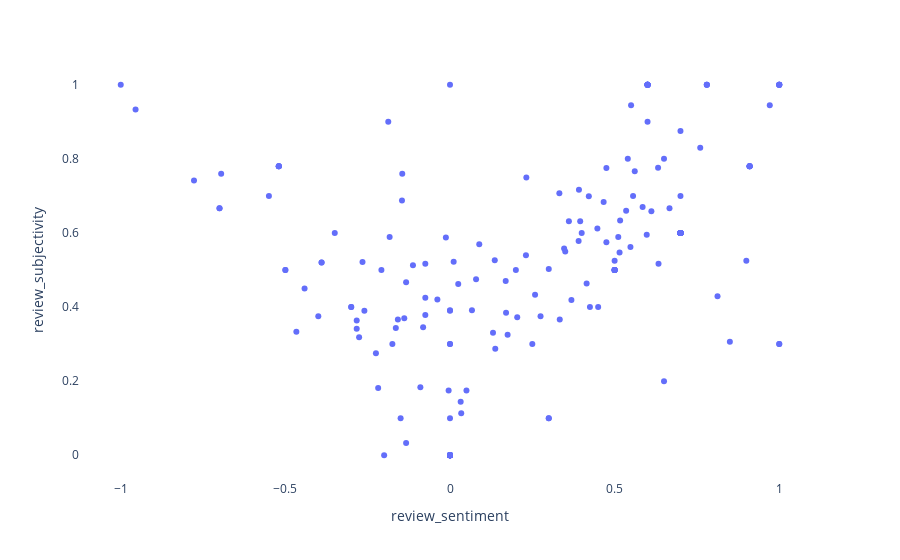

Source (notebook cell):
### Code cell
background_color = 'White'
fig = px.scatter(product, x ='review_sentiment',y='review_subjectivity')
fig.update_layout(
        plot_bgcolor=background_color)
fig.show()

### Figure 1 — Plotly figure (JSON) as saved in the notebook; plotly's stock layout.template omitted (floating-point values rounded to 4 significant figures; data arrays with more than 128 entries replaced by an {"elided": "..."} marker saying what was removed)
{"data": [{"hovertemplate": "review_sentiment=%{x}<br>review_subjectivity=%{y}<extra></extra>", "legendgroup": "", "marker": {"color": "#636efa", "symbol": "circle"}, "mode": "markers", "name": "", "orientation": "v", "showlegend": false, "type": "scatter", "x": {"elided": "227 float values"}, "xaxis": "x", "y": {"elided": "227 float values"}, "yaxis": "y"}], "layout": {"legend": {"tracegroupgap": 0}, "margin": {"t": 60}, "plot_bgcolor": "White", "xaxis": {"anchor": "y", "domain": [0, 1], "title": {"text": "review_sentiment"}}, "yaxis": {"anchor": "x", "domain": [0, 1], "title": {"text": "review_subjectivity"}}}}
